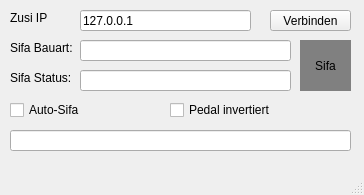
<?xml version="1.0" encoding="UTF-8"?>
<ui version="4.0">
 <class>MainWindow</class>
 <widget class="QMainWindow" name="MainWindow">
  <property name="geometry">
   <rect>
    <x>0</x>
    <y>0</y>
    <width>364</width>
    <height>195</height>
   </rect>
  </property>
  <property name="windowTitle">
   <string>Zusi 3 AutoSifa</string>
  </property>
  <widget class="QWidget" name="centralwidget">
   <widget class="QLabel" name="lm_sifa">
    <property name="geometry">
     <rect>
      <x>300</x>
      <y>40</y>
      <width>51</width>
      <height>51</height>
     </rect>
    </property>
    <property name="autoFillBackground">
     <bool>false</bool>
    </property>
    <property name="styleSheet">
     <string notr="true">background-color: gray;</string>
    </property>
    <property name="text">
     <string>Sifa</string>
    </property>
    <property name="alignment">
     <set>Qt::AlignCenter</set>
    </property>
   </widget>
   <widget class="QLabel" name="label_11">
    <property name="geometry">
     <rect>
      <x>10</x>
      <y>70</y>
      <width>111</width>
      <height>16</height>
     </rect>
    </property>
    <property name="text">
     <string>Sifa Status:</string>
    </property>
   </widget>
   <widget class="QLineEdit" name="sifastatus">
    <property name="geometry">
     <rect>
      <x>80</x>
      <y>70</y>
      <width>211</width>
      <height>21</height>
     </rect>
    </property>
    <property name="alignment">
     <set>Qt::AlignCenter</set>
    </property>
    <property name="readOnly">
     <bool>true</bool>
    </property>
   </widget>
   <widget class="QLineEdit" name="sifabauart">
    <property name="geometry">
     <rect>
      <x>80</x>
      <y>40</y>
      <width>211</width>
      <height>21</height>
     </rect>
    </property>
    <property name="alignment">
     <set>Qt::AlignCenter</set>
    </property>
    <property name="readOnly">
     <bool>true</bool>
    </property>
   </widget>
   <widget class="QLabel" name="label_16">
    <property name="geometry">
     <rect>
      <x>10</x>
      <y>10</y>
      <width>121</width>
      <height>16</height>
     </rect>
    </property>
    <property name="text">
     <string>Zusi IP</string>
    </property>
   </widget>
   <widget class="QLineEdit" name="zusi_ip">
    <property name="geometry">
     <rect>
      <x>80</x>
      <y>10</y>
      <width>171</width>
      <height>21</height>
     </rect>
    </property>
    <property name="text">
     <string>127.0.0.1</string>
    </property>
   </widget>
   <widget class="QPushButton" name="connectButton">
    <property name="geometry">
     <rect>
      <x>270</x>
      <y>10</y>
      <width>81</width>
      <height>21</height>
     </rect>
    </property>
    <property name="text">
     <string>Verbinden</string>
    </property>
   </widget>
   <widget class="QCheckBox" name="autosifa_check">
    <property name="geometry">
     <rect>
      <x>10</x>
      <y>100</y>
      <width>151</width>
      <height>20</height>
     </rect>
    </property>
    <property name="text">
     <string>Auto-Sifa</string>
    </property>
   </widget>
   <widget class="QLineEdit" name="autosifastatus">
    <property name="geometry">
     <rect>
      <x>10</x>
      <y>130</y>
      <width>341</width>
      <height>21</height>
     </rect>
    </property>
    <property name="alignment">
     <set>Qt::AlignCenter</set>
    </property>
    <property name="readOnly">
     <bool>true</bool>
    </property>
   </widget>
   <widget class="QLabel" name="label_13">
    <property name="geometry">
     <rect>
      <x>10</x>
      <y>40</y>
      <width>111</width>
      <height>16</height>
     </rect>
    </property>
    <property name="text">
     <string>Sifa Bauart:</string>
    </property>
   </widget>
   <widget class="QCheckBox" name="autosifa_invers">
    <property name="geometry">
     <rect>
      <x>170</x>
      <y>100</y>
      <width>151</width>
      <height>20</height>
     </rect>
    </property>
    <property name="text">
     <string>Pedal invertiert</string>
    </property>
   </widget>
  </widget>
  <widget class="QMenuBar" name="menubar">
   <property name="geometry">
    <rect>
     <x>0</x>
     <y>0</y>
     <width>364</width>
     <height>22</height>
    </rect>
   </property>
  </widget>
  <widget class="QStatusBar" name="statusbar"/>
 </widget>
 <resources/>
 <connections/>
</ui>
